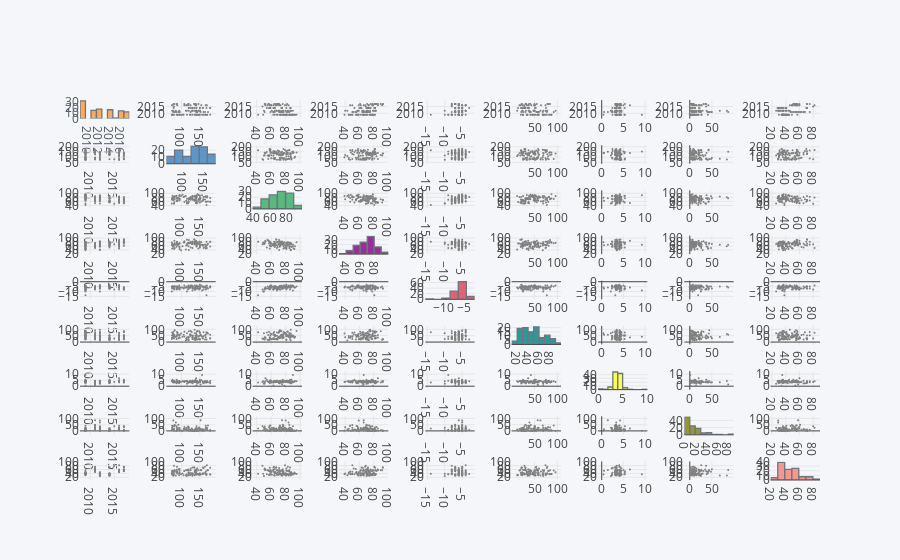

Notebook code cell kept with this figure:
### Code cell
corr_subset.scatter_matrix()
